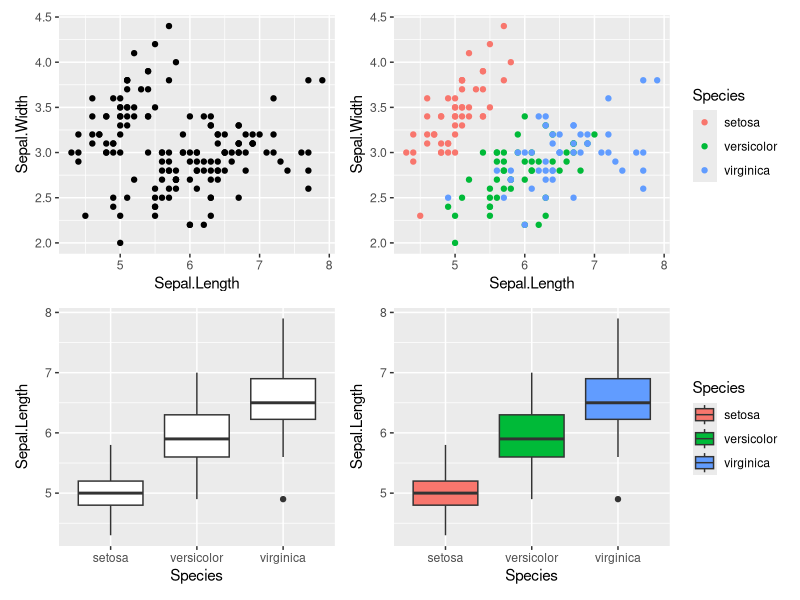
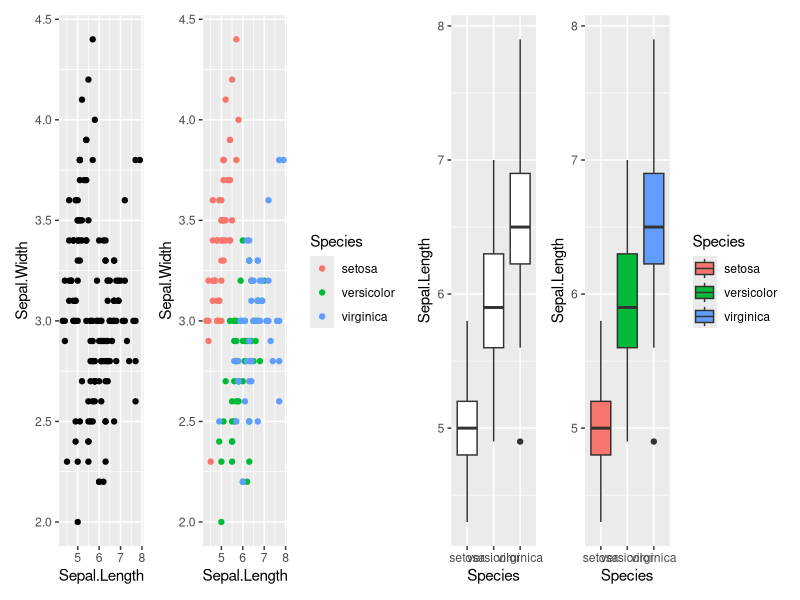
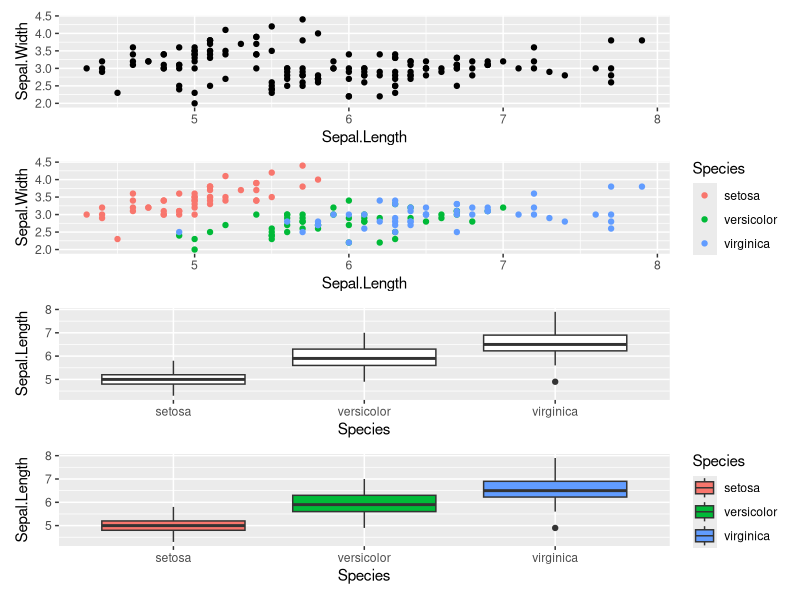
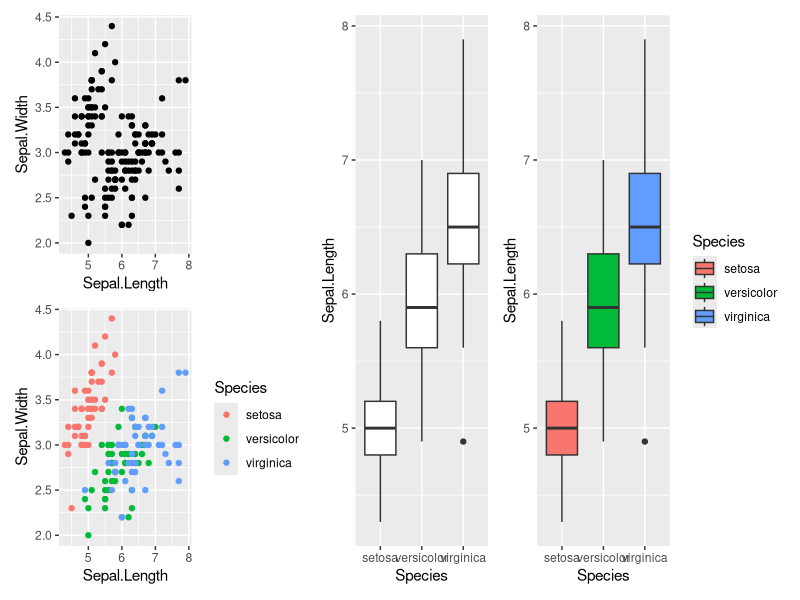
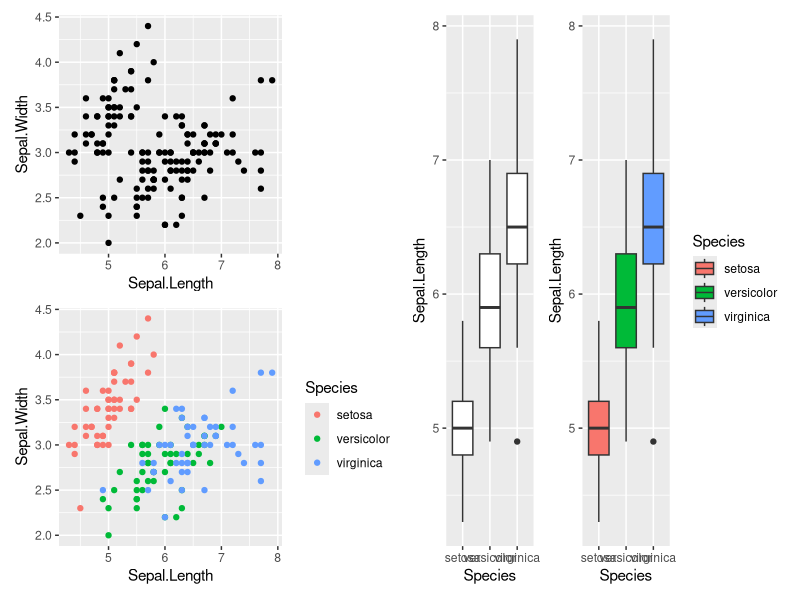
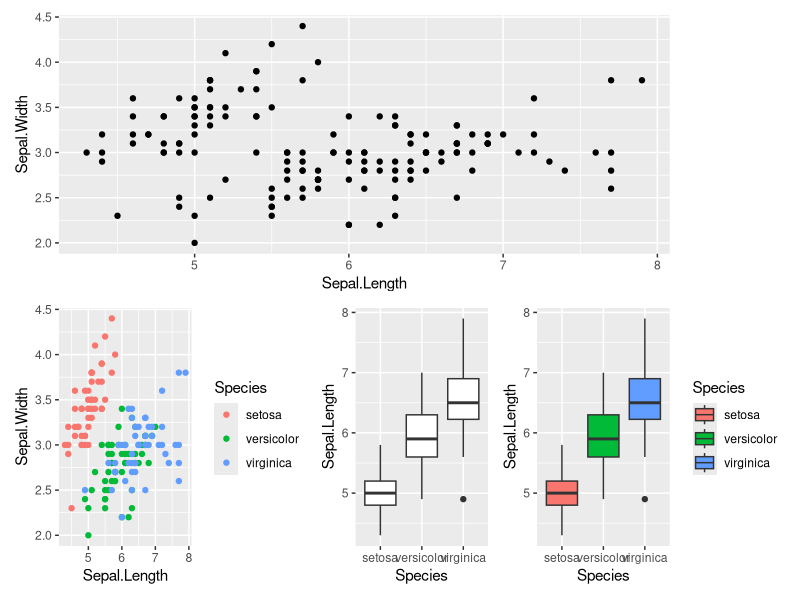

Here is the R script that generated these plots, in order:
## ---- chunk 1
knitr::opts_chunk$set(message = F, 
                      error = F, 
                      warning = F,
                      fig.align = "center")

## ---- chunk 2
library(tidyverse)
library(patchwork)

### Create some example plots
p1 <- ggplot(iris) + 
  geom_point(aes(x = Sepal.Length, y = Sepal.Width))

p2 <- ggplot(iris) + 
  geom_point(aes(x = Sepal.Length, y = Sepal.Width, color = Species))

p3 <- ggplot(iris) + 
  geom_boxplot(aes(x = Species, y = Sepal.Length))

p4 <- ggplot(iris) + 
  geom_boxplot(aes(x = Species, y = Sepal.Length, fill = Species))
## ---- chunk 3
### Plot packing
p1 + p2 + p3 + p4

## ---- chunk 4
### Horizontal stacking
p1 | p2 | p3 | p4
## ---- chunk 5
### Vertical stacking
p1 / p2 / p3 / p4

## ---- chunk 6
p1 / p2 | p3 | p4
(p1 / p2) | (p3 | p4)
p1 / (p2 | p3 | p4)
